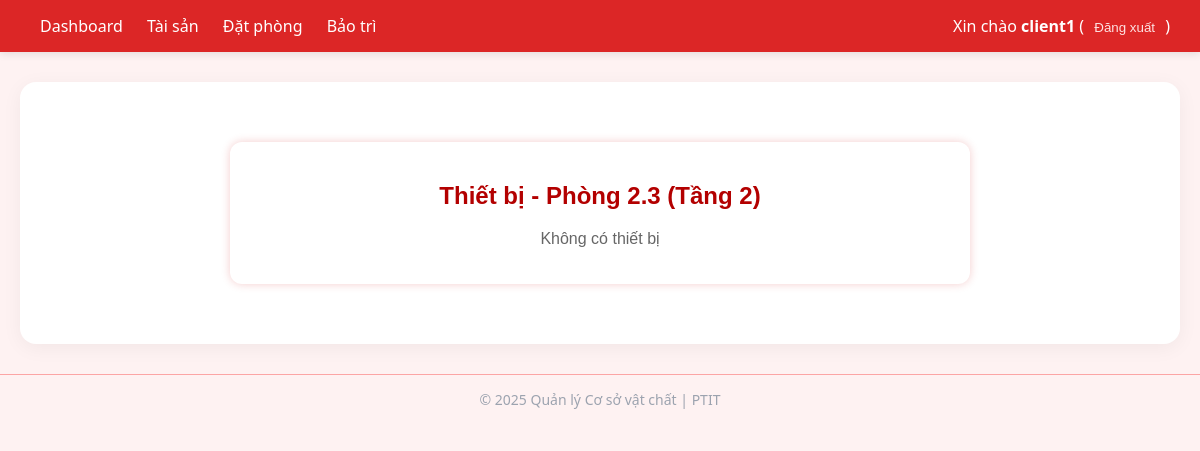
/rooms/18/equipments/ (signed in), run on an earlier commit of the app's database.
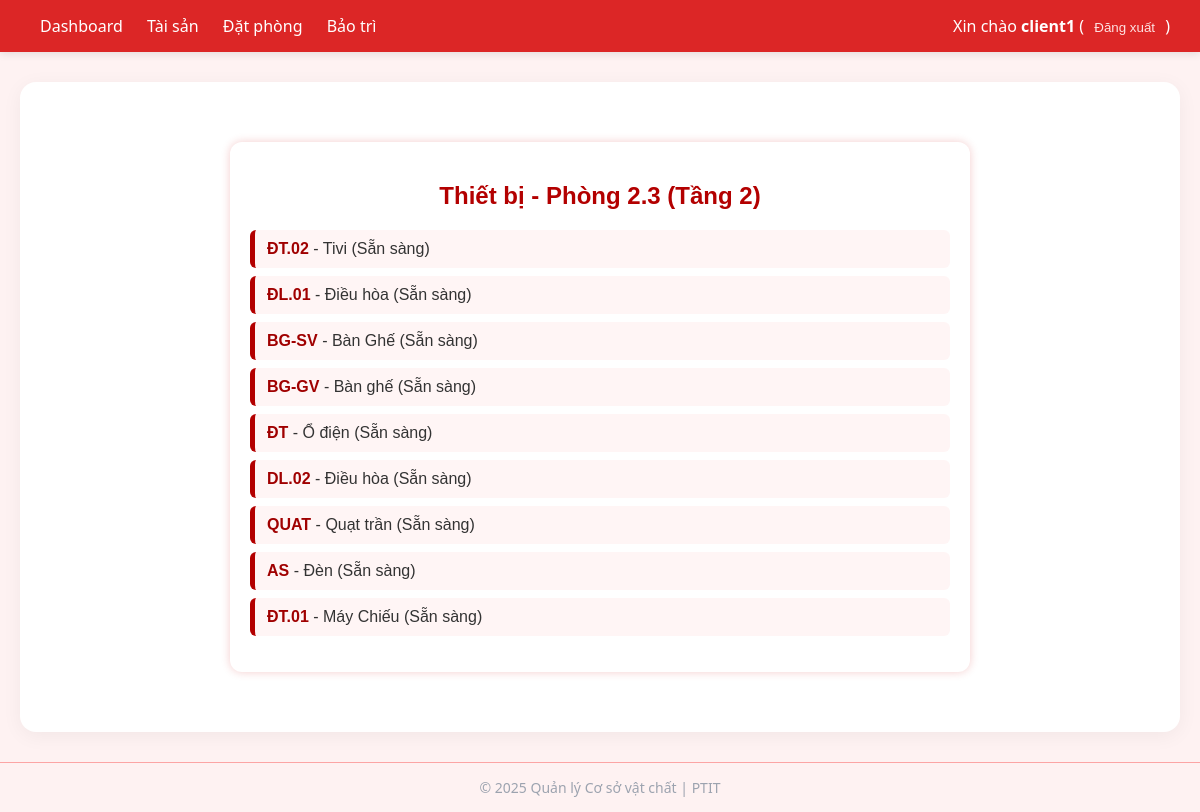
And on a later commit of the database.
### core/models.py (models this page shows, shortened)
class Equipment(models.Model):
    STATUS_READY = 'ready'
    STATUS_MAINT = 'maint'
    STATUS_BROKEN = 'broken'
    STATUS_CHOICES = [
        (STATUS_READY, 'Sẵn sàng'),
        (STATUS_MAINT, 'Đang bảo trì'),
        (STATUS_BROKEN, 'Đã hỏng'),
    ]
    room = models.ForeignKey(Room, on_delete=models.CASCADE, related_name='equipments')
    code = models.CharField(max_length=50)
    name = models.CharField(max_length=200)
    description = models.TextField(blank=True)
    status = models.CharField(max_length=10, choices=STATUS_CHOICES, default=STATUS_READY)
    class Meta:
        unique_together = ('room', 'code')

### core/views.py (the view)
# urls.py: path('rooms/<int:room_pk>/equipments/', views.equipment_list, name='equipment_list'),
@login_required
def equipment_list(request, room_pk):
    room = get_object_or_404(Room, pk=room_pk)
    equipments = room.equipments.all()
    return render(request, 'core/equipment_list.html', {'room': room, 'equipments': equipments})

### templates/core/equipment_list.html (shortened to what this page needs)
{% extends 'core/base.html' %}
{% block content %}
<div class="equipment-container">
  <h2>Thiết bị - Phòng {{ room.code }} (Tầng {{ room.floor.number }})</h2>
  <ul>
    {% for e in equipments %}
      <li>
        <div>
          <strong>{{ e.code }}</strong> - {{ e.name }}
          ({{ e.get_status_display }})
        </div>
      </li>
    {% empty %}
      <p class="empty">Không có thiết bị</p>
    {% endfor %}
  </ul>
</div>
{% endblock %}

What changed in the data, as far as the page shows it:
added Equipment: code "ĐT.02", name "Tivi", status "Sẵn sàng"
added Equipment: code "ĐL.01", name "Điều hòa", status "Sẵn sàng"
added Equipment: code "BG-SV", name "Bàn Ghế", status "Sẵn sàng"
added Equipment: code "BG-GV", name "Bàn ghế", status "Sẵn sàng"
added Equipment: code "ĐT", name "Ổ điện", status "Sẵn sàng"
added Equipment: code "DL.02", name "Điều hòa", status "Sẵn sàng"
added Equipment: code "QUAT", name "Quạt trần", status "Sẵn sàng"
added Equipment: code "AS", name "Đèn", status "Sẵn sàng"
added Equipment: code "ĐT.01", name "Máy Chiếu", status "Sẵn sàng"
Also different on the page:
text no longer shown: "Không có thiết bị"
